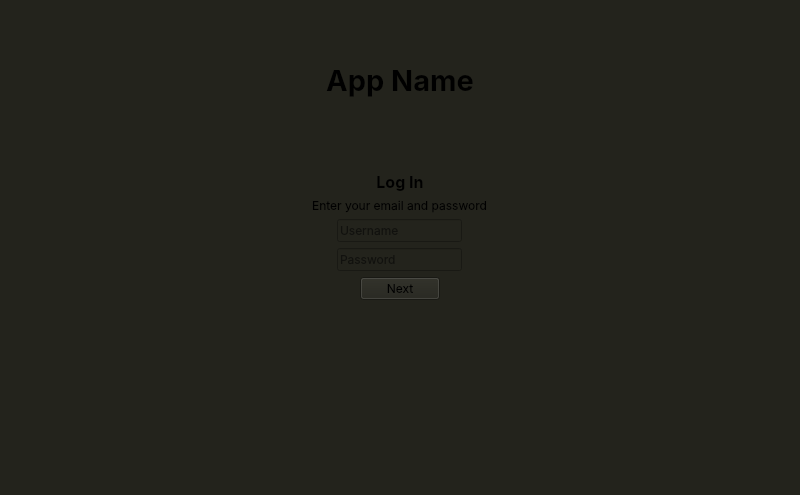
<?xml version="1.0" encoding="UTF-8"?>
<ui version="4.0">
 <class>LoginScreen</class>
 <widget class="QMainWindow" name="LoginScreen">
  <property name="geometry">
   <rect>
    <x>0</x>
    <y>0</y>
    <width>800</width>
    <height>495</height>
   </rect>
  </property>
  <property name="font">
   <font>
    <family>Inter</family>
   </font>
  </property>
  <property name="windowTitle">
   <string>MainWindow</string>
  </property>
  <property name="styleSheet">
   <string notr="true">background-color: rgb(35, 35, 28);</string>
  </property>
  <widget class="QWidget" name="centralwidget">
   <layout class="QVBoxLayout" name="verticalLayout">
    <item>
     <widget class="QLabel" name="myLabel">
      <property name="sizePolicy">
       <sizepolicy hsizetype="Preferred" vsizetype="Preferred">
        <horstretch>0</horstretch>
        <verstretch>1</verstretch>
       </sizepolicy>
      </property>
      <property name="font">
       <font>
        <family>Inter</family>
        <pointsize>22</pointsize>
        <bold>true</bold>
       </font>
      </property>
      <property name="text">
       <string>App Name</string>
      </property>
      <property name="alignment">
       <set>Qt::AlignmentFlag::AlignBottom|Qt::AlignmentFlag::AlignHCenter</set>
      </property>
     </widget>
    </item>
    <item alignment="Qt::AlignmentFlag::AlignVCenter">
     <widget class="QFrame" name="frame">
      <property name="sizePolicy">
       <sizepolicy hsizetype="Preferred" vsizetype="Preferred">
        <horstretch>0</horstretch>
        <verstretch>3</verstretch>
       </sizepolicy>
      </property>
      <property name="styleSheet">
       <string notr="true">QFrame
{
	border: none;
}</string>
      </property>
      <property name="frameShape">
       <enum>QFrame::Shape::StyledPanel</enum>
      </property>
      <property name="frameShadow">
       <enum>QFrame::Shadow::Raised</enum>
      </property>
      <layout class="QVBoxLayout" name="verticalLayout_2">
       <item alignment="Qt::AlignmentFlag::AlignHCenter">
        <widget class="QLabel" name="label">
         <property name="sizePolicy">
          <sizepolicy hsizetype="Maximum" vsizetype="Fixed">
           <horstretch>0</horstretch>
           <verstretch>0</verstretch>
          </sizepolicy>
         </property>
         <property name="font">
          <font>
           <family>Inter</family>
           <pointsize>12</pointsize>
           <bold>true</bold>
          </font>
         </property>
         <property name="text">
          <string>Log In</string>
         </property>
         <property name="alignment">
          <set>Qt::AlignmentFlag::AlignCenter</set>
         </property>
        </widget>
       </item>
       <item alignment="Qt::AlignmentFlag::AlignHCenter">
        <widget class="QLabel" name="label_2">
         <property name="sizePolicy">
          <sizepolicy hsizetype="Maximum" vsizetype="Fixed">
           <horstretch>0</horstretch>
           <verstretch>0</verstretch>
          </sizepolicy>
         </property>
         <property name="font">
          <font>
           <family>Inter</family>
          </font>
         </property>
         <property name="text">
          <string>Enter your email and password</string>
         </property>
         <property name="alignment">
          <set>Qt::AlignmentFlag::AlignCenter</set>
         </property>
        </widget>
       </item>
       <item alignment="Qt::AlignmentFlag::AlignHCenter">
        <widget class="QLineEdit" name="lineEdit">
         <property name="sizePolicy">
          <sizepolicy hsizetype="Fixed" vsizetype="Fixed">
           <horstretch>0</horstretch>
           <verstretch>0</verstretch>
          </sizepolicy>
         </property>
         <property name="maximumSize">
          <size>
           <width>300</width>
           <height>16777215</height>
          </size>
         </property>
         <property name="font">
          <font>
           <family>Inter</family>
          </font>
         </property>
         <property name="text">
          <string/>
         </property>
         <property name="alignment">
          <set>Qt::AlignmentFlag::AlignLeading|Qt::AlignmentFlag::AlignLeft|Qt::AlignmentFlag::AlignVCenter</set>
         </property>
         <property name="placeholderText">
          <string>Username</string>
         </property>
        </widget>
       </item>
       <item alignment="Qt::AlignmentFlag::AlignHCenter">
        <widget class="QLineEdit" name="lineEdit_2">
         <property name="sizePolicy">
          <sizepolicy hsizetype="Fixed" vsizetype="Fixed">
           <horstretch>0</horstretch>
           <verstretch>0</verstretch>
          </sizepolicy>
         </property>
         <property name="maximumSize">
          <size>
           <width>300</width>
           <height>16777215</height>
          </size>
         </property>
         <property name="font">
          <font>
           <family>Inter</family>
          </font>
         </property>
         <property name="echoMode">
          <enum>QLineEdit::EchoMode::Password</enum>
         </property>
         <property name="alignment">
          <set>Qt::AlignmentFlag::AlignLeading|Qt::AlignmentFlag::AlignLeft|Qt::AlignmentFlag::AlignVCenter</set>
         </property>
         <property name="placeholderText">
          <string>Password</string>
         </property>
        </widget>
       </item>
       <item alignment="Qt::AlignmentFlag::AlignHCenter">
        <widget class="QPushButton" name="myButton">
         <property name="sizePolicy">
          <sizepolicy hsizetype="Fixed" vsizetype="Fixed">
           <horstretch>0</horstretch>
           <verstretch>0</verstretch>
          </sizepolicy>
         </property>
         <property name="font">
          <font>
           <family>Inter</family>
          </font>
         </property>
         <property name="text">
          <string>Next</string>
         </property>
        </widget>
       </item>
      </layout>
     </widget>
    </item>
    <item>
     <widget class="QFrame" name="frame_2">
      <property name="sizePolicy">
       <sizepolicy hsizetype="Preferred" vsizetype="Preferred">
        <horstretch>0</horstretch>
        <verstretch>1</verstretch>
       </sizepolicy>
      </property>
      <property name="styleSheet">
       <string notr="true">QFrame
{
	border: none;
}</string>
      </property>
      <property name="frameShape">
       <enum>QFrame::Shape::StyledPanel</enum>
      </property>
      <property name="frameShadow">
       <enum>QFrame::Shadow::Raised</enum>
      </property>
     </widget>
    </item>
   </layout>
  </widget>
  <widget class="QMenuBar" name="menubar">
   <property name="geometry">
    <rect>
     <x>0</x>
     <y>0</y>
     <width>800</width>
     <height>33</height>
    </rect>
   </property>
  </widget>
  <widget class="QStatusBar" name="statusbar"/>
 </widget>
 <resources/>
 <connections/>
</ui>
